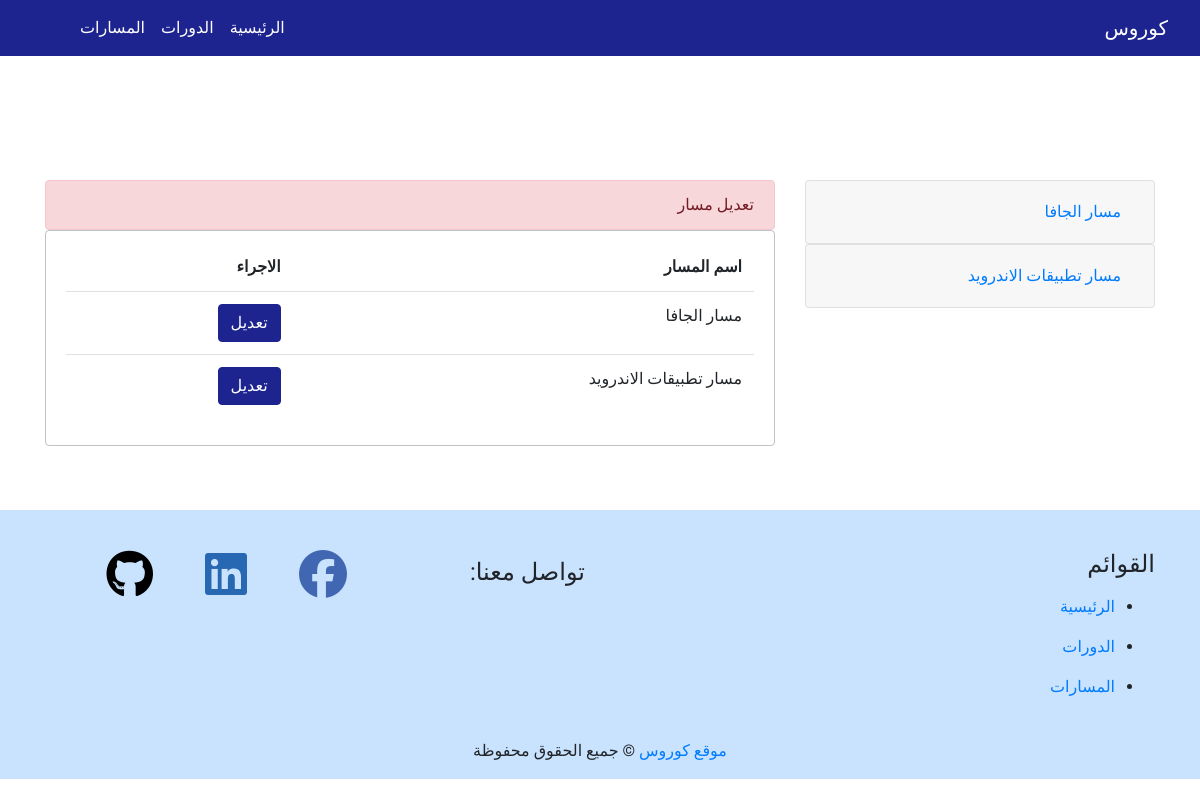
The page /edit_path.php (signed in) on the database its author committed.
### tables this page shows
CREATE TABLE `navbar_menu` (
  `id` int(10) NOT NULL,
  `name` varchar(255) NOT NULL,
  `rank` int(10) NOT NULL,
  `visible` int(10) NOT NULL,
  `date` timestamp NOT NULL DEFAULT current_timestamp()
);

CREATE TABLE `paths` (
  `id` int(10) NOT NULL,
  `name` varchar(50) NOT NULL,
  `description` text NOT NULL,
  `visible` int(10) NOT NULL
);

### public/edit_path.php (the view, shortened to what this page needs)
<?php
include_once '../includes/dbconnection.php';
include_once '../includes/layout/header.php';
?>
  </head>
  <body dir="rtl">
    <?php
  include_once '../includes/layout/navbar.php';
  ?>
<div class="container" style="padding-top:100px">
<div class="pb-4">
</div>
<div class="row">
<div class="col-lg-4 col-12">
 <?php
$query = "SELECT * FROM `paths` WHERE 1" ;
$result = mysqli_query($conn,$query);
if($result && mysqli_num_rows($result) > 0){
    while($row = mysqli_fetch_assoc($result)){
 ?>
<div class="accordion" id="accordionExample">
  <div class="card">
    <div class="card-header" id="headingOne">
      <h5 class="mb-0">
        <button class="btn btn-link" type="button" data-toggle="collapse" data-target="#collapse<?php echo $row['id']?>" aria-expanded="true" aria-controls="collapseOne">
         <?php echo $row['name']?>
        </button>
      </h5>
    </div>
  </div>
  </div>
    <?php
    }
}else{
    echo '<div class="alert alert-default" style="border: 1px solid #bdc3c7" role="alert" >';
    echo "<h4>لم تتم اضافة اي مسار بعد !!</h4>";
    echo '</div>';
}
    ?>
</div>
<div class="col-lg-8 col-12 pt-lg-0 pt-5">
<div class="alert alert-danger" role="alert" style="margin-bottom: 0px">
 تعديل مسار
</div>
<div class="alert alert-default" style="border: 1px solid #bdc3c7" role="alert" >
<?php
$query = "SELECT * FROM `paths` WHERE 1" ;
$result = mysqli_query($conn,$query);
if($result && mysqli_num_rows($result) > 0){
    echo '<table class="table" >';
    echo '  <tr class="table-borderless">';
    echo '     <th scope="col">اسم المسار </th>';
    echo '     <th scope="col">الاجراء</th>  ';
    echo '  </tr>';
    while($row = mysqli_fetch_assoc($result)){
 ?>
    <tr>
      <td><?php echo $row["name"] ?></td>
      <td><a type="button" onclick="" class="btn btn-primary" href="edit_path.php?path=<?php echo $row["id"] ?>">تعديل</a></td>
    </tr>
<?php
    }
    echo '</table>';
}else{
    echo "<h2>لم تتم اضافة اي مسار بعد !!</h2>";
}
?>
 </div>
</div>
</div>
</div>
<?php
include_once '../includes/layout/footer.php';
?>

### includes/layout/navbar.php (shortened to what this page needs)
<nav class="navbar  mynavbar navbar-expand-lg navbar-dark  "   >
   <a class="navbar-brand" href="index.php"> كوروس </a>
  <div class=" navbar-collapse pl-lg-5 pl-md-0 collapse  justify-content-end"  id="navbarNavDropdown">
    <ul class="navbar-nav ml-2" >
    <?php
    $query = "SELECT * FROM `navbar_menu` WHERE `visible` = 1";
    $result = mysqli_query($conn, $query);
    if(mysqli_num_rows($result) > 0)
    {
        while($row = mysqli_fetch_assoc($result)){
            $query2 = "SELECT * FROM `pages` WHERE `menu_id` = ".$row['id'];
            $result2 = mysqli_query($conn,$query2);
            if(mysqli_num_rows($result2) > 0){
              echo '<li class="nav-item dropdown "> ';
              echo '<a class="text-white nav-link  dropdown-toggle" href="#" id="navbarDropdownMenuLink" role="button" data-toggle="dropdown" aria-haspopup="true" aria-expanded="false">';
              echo $row['name'] ;
              echo '</a>';
              echo '<div class="dropdown-menu text-right" aria-labelledby="navbarDropdownMenuLink">';
              while($row2 = mysqli_fetch_assoc($result2)){
                  echo '<a class="dropdown-item" href="'.$_SERVER["PHP_SELF"]."?page=".$row2['id'].'">'.$row2['page_name'].'</a>';
              }
              echo '</div>';
            }else {
                echo ' <li class="nav-item active" style="float:left">';
                echo '<a class="nav-link" href="'.$_SERVER["PHP_SELF"]."?menu=".$row['id'].'">'.$row['name'] .'</a>';
                echo '</li>';
            }
        }
    }
    ?>
     </ul>
  </div>
</nav>

### includes/layout/footer.php (shortened to what this page needs)
<div class=" page-footer" >
  <div class="container">
    <div class="row">
      <div class="col-lg-6 col-md-12 col-sm-12">
        <h4 class="text-uppercase"> القوائم</h4>
        <ul>
          <?php
          $query = "SELECT `name`,`id` FROM `navbar_menu` WHERE `visible` = 1";
          $result = mysqli_query($conn, $query);
          if ($result && mysqli_num_rows($result) > 0) {
            while ($row = mysqli_fetch_assoc($result)) {
              $query2 = "SELECT `id` FROM `pages` WHERE `menu_id` = " . $row['id'];
              $result2 = mysqli_query($conn, $query2);
              if ($result2 && mysqli_num_rows($result2) <= 0) {
                echo ' <li class="pt-2 pb-2">';
                echo '<a  href="' . $_SERVER["PHP_SELF"] . "?menu=" . $row['id'] . '">' . $row['name'] . '</a>';
                echo '</li>';
              }
            }
          }
          ?>
        </ul>
      </div>
      <div class="col-lg-2 col-md-4 col-sm-4 pt-lg-2 pt-md-4 py-sm-4 pb-lg-0 p">
      <h4 class="py-lg-0 py-md-0 py-sm-0 py-xs-5"> تواصل معنا:</h4>
      </div>
      <div class="col-lg-4 col-md-8 col-sm-8 py-lg-0 py-sm-3 col-sm-8">
        <a class="fb-ic" href="https:\\www.facebook.com" target="_blank">
          <i class="fab mr-md-5 mr-3  fa-3x fa-facebook"></i>
        </a>
             <a class="lk-ic" href="https://www.linkedin.com/in/mohamed-jedata-582882195/" target="_blank">
          <i class="fab mr-md-5 mr-3 fa-3x fa-linkedin"></i>
        </a>
        <a class="gt-ic" href="https://github.com/mohamed-jedata" target="_blank">
          <i class="fab  mr-md-5 mr-3 fa-3x fa-github"></i>
        </a>
      </div>
    </div>
  </div>
  <div class="footer-copyright text-center py-3">
    <a href="index.php"> موقع كوروس</a>
    © جميع الحقوق محفوظة
  </div>
</div>
</body>
</html>

### includes/layout/css/style.css (style rules this page uses)
body { text-align:right; font-family: 'Tajawal', sans-serif; }
html, body { width: 100%; height: 100%; margin: 0; padding: 0; }
.page-footer { padding-top: 40px; margin-top: 48px; background-color : #007bff36 ; }
.fb-ic i { color:#4267B2; }
.lk-ic i { color: #2867b2; }
.gt-ic i { color:black; }
.btn-primary { color: #fff; background-color: #1d248f; border-color: #1d248f; }
@media (min-width: 1200px) { .mynavbar { background : #1D248F ; } }

### rows shown on the page
navbar_menu: name "الرئيسية"
navbar_menu: name "الدورات"
navbar_menu: name "المسارات"
paths: name "مسار الجافا"
paths: name "مسار تطبيقات الاندرويد"
